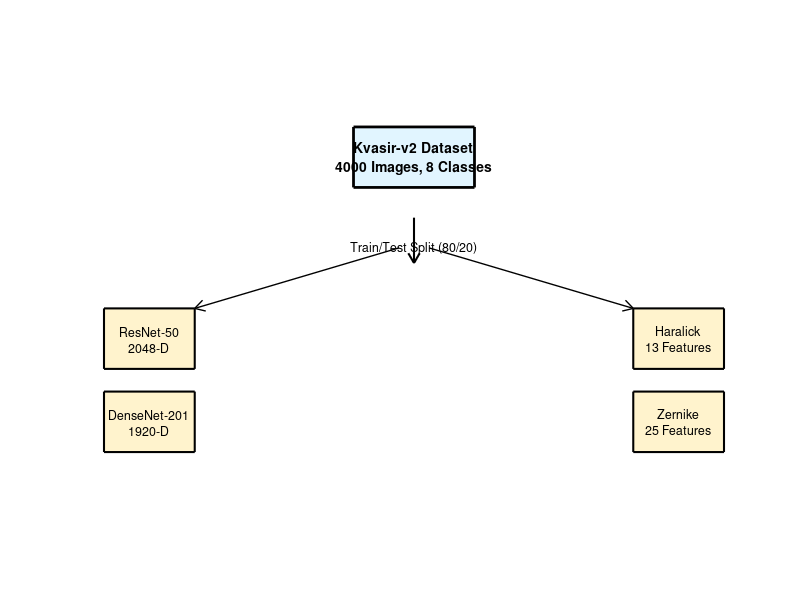

Here is the MATLAB script that generated this plot: (Note: this script raises an error after producing the figure.)
function generateMethodologyPipeline(outputPath)
%GENERATEMETHODOLOGYPIPELINE Generate the complete methodology pipeline figure
%   generateMethodologyPipeline(OUTPUTPATH) creates a publication-quality
%   figure showing the complete methodology pipeline from input images to
%   final predictions.
%
%   Input:
%       outputPath - Path to save the figure (default: 'results/Figure1_MethodologyPipeline.png')

if nargin < 1
    outputPath = fullfile('results', 'Figure1_MethodologyPipeline.png');
end

% Create figure
fig = figure('Position', [100, 100, 1400, 1000], 'Color', 'white');
hold on;
axis off;
axis equal;

% Define colors
colorInput = [225/255, 245/255, 255/255];      % Light blue
colorFeature = [255/255, 243/255, 205/255];     % Light yellow
colorAttention = [255/255, 193/255, 7/255];     % Amber
colorAugment = [248/255, 215/255, 218/255];     % Light red
colorClassify = [209/255, 236/255, 241/255];    % Light cyan
colorOutput = [212/255, 237/255, 218/255];      % Light green

% Define positions (normalized coordinates)
yStart = 0.95;
yStep = 0.12;
xCenter = 0.5;
xLeft = 0.15;
xRight = 0.85;

% Stage 1: Input
y = yStart;
rectangle('Position', [xCenter-0.08, y-0.04, 0.16, 0.08], ...
    'FaceColor', colorInput, 'EdgeColor', 'k', 'LineWidth', 2);
text(xCenter, y, {'Kvasir-v2 Dataset', '4000 Images, 8 Classes'}, ...
    'HorizontalAlignment', 'center', 'FontSize', 10, 'FontWeight', 'bold');

% Split
y = y - yStep;
arrow([xCenter, y+0.04], [xCenter, y-0.02], 'Color', 'k', 'LineWidth', 1.5);
text(xCenter, y, 'Train/Test Split (80/20)', ...
    'HorizontalAlignment', 'center', 'FontSize', 9);

% Stage 2: Feature Extraction
y = y - yStep;
% CNN Features
rectangle('Position', [xLeft-0.06, y-0.04, 0.12, 0.08], ...
    'FaceColor', colorFeature, 'EdgeColor', 'k', 'LineWidth', 1.5);
text(xLeft, y, {'ResNet-50', '2048-D'}, ...
    'HorizontalAlignment', 'center', 'FontSize', 9);

rectangle('Position', [xLeft-0.06, y-0.15, 0.12, 0.08], ...
    'FaceColor', colorFeature, 'EdgeColor', 'k', 'LineWidth', 1.5);
text(xLeft, y-0.11, {'DenseNet-201', '1920-D'}, ...
    'HorizontalAlignment', 'center', 'FontSize', 9);

% Handcrafted Features
rectangle('Position', [xRight-0.06, y-0.04, 0.12, 0.08], ...
    'FaceColor', colorFeature, 'EdgeColor', 'k', 'LineWidth', 1.5);
text(xRight, y, {'Haralick', '13 Features'}, ...
    'HorizontalAlignment', 'center', 'FontSize', 9);

rectangle('Position', [xRight-0.06, y-0.15, 0.12, 0.08], ...
    'FaceColor', colorFeature, 'EdgeColor', 'k', 'LineWidth', 1.5);
text(xRight, y-0.11, {'Zernike', '25 Features'}, ...
    'HorizontalAlignment', 'center', 'FontSize', 9);

% Arrows from split
arrow([xCenter-0.02, y+0.12], [xLeft+0.06, y+0.04], 'Color', 'k', 'LineWidth', 1);
arrow([xCenter+0.02, y+0.12], [xRight-0.06, y+0.04], 'Color', 'k', 'LineWidth', 1);

% Stage 3: Normalization
y = y - 0.25;
text(xCenter, y, 'Z-score Normalization', ...
    'HorizontalAlignment', 'center', 'FontSize', 9, 'FontStyle', 'italic');
arrow([xLeft, y+0.08], [xCenter-0.08, y+0.02], 'Color', 'k', 'LineWidth', 1);
arrow([xRight, y+0.08], [xCenter+0.08, y+0.02], 'Color', 'k', 'LineWidth', 1);

% Stage 4: Concatenation
y = y - yStep;
rectangle('Position', [xCenter-0.1, y-0.04, 0.2, 0.08], ...
    'FaceColor', colorFeature, 'EdgeColor', 'k', 'LineWidth', 1.5);
text(xCenter, y, {'Concatenate CNN Features', '3968-D'}, ...
    'HorizontalAlignment', 'center', 'FontSize', 9);
arrow([xCenter, y+0.12], [xCenter, y+0.04], 'Color', 'k', 'LineWidth', 1.5);

% Stage 5: Attention Mechanism
y = y - yStep;
rectangle('Position', [xCenter-0.12, y-0.06, 0.24, 0.12], ...
    'FaceColor', colorAttention, 'EdgeColor', 'k', 'LineWidth', 2);
text(xCenter, y+0.02, {'Attention Mechanism', 'Compute α, β (Eq. 2-11)'}, ...
    'HorizontalAlignment', 'center', 'FontSize', 10, 'FontWeight', 'bold');
text(xCenter, y-0.02, {'Variance + Correlation → Softmax'}, ...
    'HorizontalAlignment', 'center', 'FontSize', 8, 'FontStyle', 'italic');
arrow([xCenter, y+0.12], [xCenter, y+0.06], 'Color', 'k', 'LineWidth', 1.5);

% Arrows to attention
arrow([xLeft, y+0.12], [xCenter-0.12, y+0.06], 'Color', 'k', 'LineWidth', 1);
arrow([xRight, y+0.12], [xCenter+0.12, y+0.06], 'Color', 'k', 'LineWidth', 1);

% Stage 6: Fusion
y = y - yStep;
rectangle('Position', [xCenter-0.1, y-0.04, 0.2, 0.08], ...
    'FaceColor', colorAttention, 'EdgeColor', 'k', 'LineWidth', 1.5);
text(xCenter, y, {'Fused Features', '4006-D'}, ...
    'HorizontalAlignment', 'center', 'FontSize', 9, 'FontWeight', 'bold');
arrow([xCenter, y+0.12], [xCenter, y+0.04], 'Color', 'k', 'LineWidth', 1.5);

% Stage 7: SMOTE
y = y - yStep;
rectangle('Position', [xCenter-0.1, y-0.04, 0.2, 0.08], ...
    'FaceColor', colorAugment, 'EdgeColor', 'k', 'LineWidth', 1.5);
text(xCenter, y, {'SMOTE Augmentation', '6400 Samples'}, ...
    'HorizontalAlignment', 'center', 'FontSize', 9);
arrow([xCenter, y+0.12], [xCenter, y+0.04], 'Color', 'k', 'LineWidth', 1.5);

% Stage 8: Classification
y = y - yStep;
% Branch to classifiers
arrow([xCenter, y+0.12], [xCenter-0.08, y+0.04], 'Color', 'k', 'LineWidth', 1);
arrow([xCenter, y+0.12], [xCenter+0.08, y+0.04], 'Color', 'k', 'LineWidth', 1);

rectangle('Position', [xCenter-0.18, y-0.04, 0.16, 0.08], ...
    'FaceColor', colorClassify, 'EdgeColor', 'k', 'LineWidth', 1.5);
text(xCenter-0.1, y, {'SVM', '91.00%'}, ...
    'HorizontalAlignment', 'center', 'FontSize', 9);

rectangle('Position', [xCenter+0.02, y-0.04, 0.16, 0.08], ...
    'FaceColor', colorClassify, 'EdgeColor', 'k', 'LineWidth', 1.5);
text(xCenter+0.1, y, {'Ensemble', '90.75%'}, ...
    'HorizontalAlignment', 'center', 'FontSize', 9);

% Stage 9: Output
y = y - yStep;
arrow([xCenter-0.08, y+0.12], [xCenter-0.02, y+0.04], 'Color', 'k', 'LineWidth', 1);
arrow([xCenter+0.08, y+0.12], [xCenter+0.02, y+0.04], 'Color', 'k', 'LineWidth', 1);

rectangle('Position', [xCenter-0.1, y-0.04, 0.2, 0.08], ...
    'FaceColor', colorOutput, 'EdgeColor', 'k', 'LineWidth', 2);
text(xCenter, y, {'Final Predictions', '8 Classes'}, ...
    'HorizontalAlignment', 'center', 'FontSize', 10, 'FontWeight', 'bold');

% Add title
annotation('textbox', [0.1, 0.95, 0.8, 0.04], ...
    'String', 'Complete Methodology Pipeline: Attention-Based Multi-Modal Feature Fusion', ...
    'HorizontalAlignment', 'center', 'FontSize', 14, 'FontWeight', 'bold', ...
    'EdgeColor', 'none');

% Save figure
[outputDir, ~, ~] = fileparts(outputPath);
if ~isempty(outputDir) && ~exist(outputDir, 'dir')
    mkdir(outputDir);
end

print(fig, outputPath, '-dpng', '-r300');
fprintf('Methodology pipeline figure saved to: %s\n', outputPath);

end

function arrow(start, stop, varargin)
% Simple arrow drawing function
p = inputParser;
addParameter(p, 'Color', 'k');
addParameter(p, 'LineWidth', 1);
parse(p, varargin{:});

dx = stop(1) - start(1);
dy = stop(2) - start(2);
len = sqrt(dx^2 + dy^2);

% Arrow line
line([start(1), stop(1)], [start(2), stop(2)], ...
    'Color', p.Results.Color, 'LineWidth', p.Results.LineWidth);

% Arrowhead
headLen = 0.015;
headAngle = pi/6;
angle = atan2(dy, dx);

x1 = stop(1) - headLen * cos(angle - headAngle);
y1 = stop(2) - headLen * sin(angle - headAngle);
x2 = stop(1) - headLen * cos(angle + headAngle);
y2 = stop(2) - headLen * sin(angle + headAngle);

line([stop(1), x1], [stop(2), y1], ...
    'Color', p.Results.Color, 'LineWidth', p.Results.LineWidth);
line([stop(1), x2], [stop(2), y2], ...
    'Color', p.Results.Color, 'LineWidth', p.Results.LineWidth);
end
